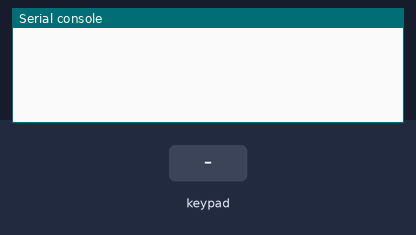
A program run on a simulated Raspberry Pi Pico running MicroPython. Parts: the last lines printed to the serial console. Inputs (shaded band) come from the test bench.

Above: at 1.2 s.
1.3 s: key '1' pressed
At 2.4 s:
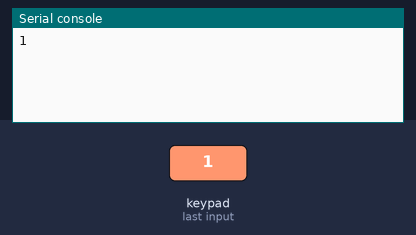
2.8 s: keypad keys 1 2 # pressed 0.4 s apart
At 4.2 s:
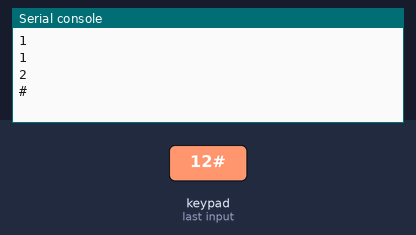
5.5 s: key 'A' pressed
At 6.7 s:
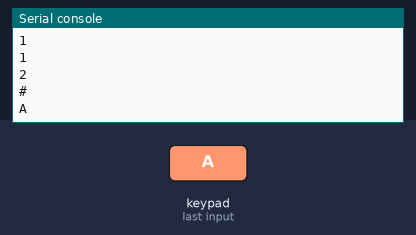
7.0 s: keypad keys 1 2 * pressed 0.4 s apart
At 8.6 s:
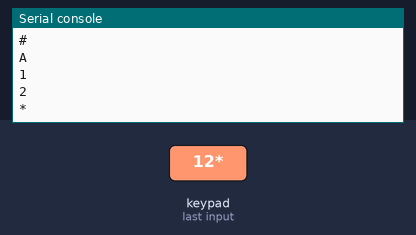
9.7 s: key 'B' pressed
At 10.9 s:
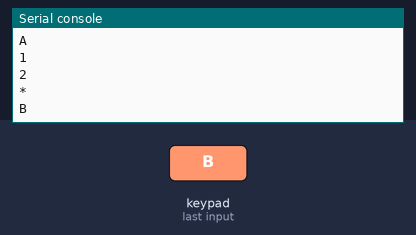
11.2 s: keypad keys 1 2 D pressed 0.4 s apart
At 13.0 s:
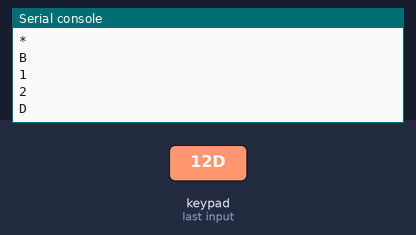

Measured:
- after the input at 1.3 s, the serial console: prints a new line at once (image 1)
- after the input at 2.8 s, the serial console: prints a new line after 0.40 s (image 2)
- after the input at 5.5 s, the serial console: prints a new line at once (image 3)
- after the input at 7.0 s, the serial console: prints a new line at once (image 4)
- after the input at 9.7 s, the serial console: prints a new line at once (image 5)
- after the input at 11.2 s, the serial console: prints a new line at once (image 6)

The program:

keypad.py
```python
from machine import Pin
from time import sleep_ms

row_1 = Pin(0, Pin.OUT)
row_2 = Pin(1, Pin.OUT)
row_3 = Pin(2, Pin.OUT)
row_4 = Pin(3, Pin.OUT)

col_1 = Pin(4, Pin.IN, Pin.PULL_DOWN)
col_2 = Pin(5, Pin.IN, Pin.PULL_DOWN)
col_3 = Pin(6, Pin.IN, Pin.PULL_DOWN)
col_4 = Pin(7, Pin.IN, Pin.PULL_DOWN)

key = [['1', '2', '3', 'A'], ['4', '5', '6', 'B'], ['7', '8', '9', 'C'], ['*', '0', '#', 'D']]

def is_key_pressed(col_1_value, col_2_value, col_3_value, col_4_value):
  if (col_1_value | col_2_value | col_3_value | col_4_value) == 0:
    return False
  else:
    return True

def key_pressed(row, col_1_value, col_2_value, col_3_value, col_4_value):
  if col_1_value == 1:
    return key[row - 1][0]
  elif col_2_value == 1:
    return key[row - 1][1]
  elif col_3_value == 1:
    return key[row - 1][2]
  elif col_4_value == 1:
    return key[row - 1][3]

while True:
  row_1.high()
  col_1_value = col_1.value()
  col_2_value = col_2.value()
  col_3_value = col_3.value()
  col_4_value = col_4.value()

  if is_key_pressed(col_1_value, col_2_value, col_3_value, col_4_value):
    print(key_pressed(1, col_1_value, col_2_value, col_3_value, col_4_value))
    sleep_ms(200)

  row_1.low()

  row_2.high()
  col_1_value = col_1.value()
  col_2_value = col_2.value()
  col_3_value = col_3.value()
  col_4_value = col_4.value()

  if is_key_pressed(col_1_value, col_2_value, col_3_value, col_4_value):
    print(key_pressed(2, col_1_value, col_2_value, col_3_value, col_4_value))
    sleep_ms(200)

  row_2.low()

  row_3.high()
  col_1_value = col_1.value()
  col_2_value = col_2.value()
  col_3_value = col_3.value()
  col_4_value = col_4.value()

  if is_key_pressed(col_1_value, col_2_value, col_3_value, col_4_value):
    print(key_pressed(3, col_1_value, col_2_value, col_3_value, col_4_value))
    sleep_ms(200)

  row_3.low()

  row_4.high()
  col_1_value = col_1.value()
  col_2_value = col_2.value()
  col_3_value = col_3.value()
  col_4_value = col_4.value()

  if is_key_pressed(col_1_value, col_2_value, col_3_value, col_4_value):
    print(key_pressed(4, col_1_value, col_2_value, col_3_value, col_4_value))
    sleep_ms(200)
  row_4.low()
```
